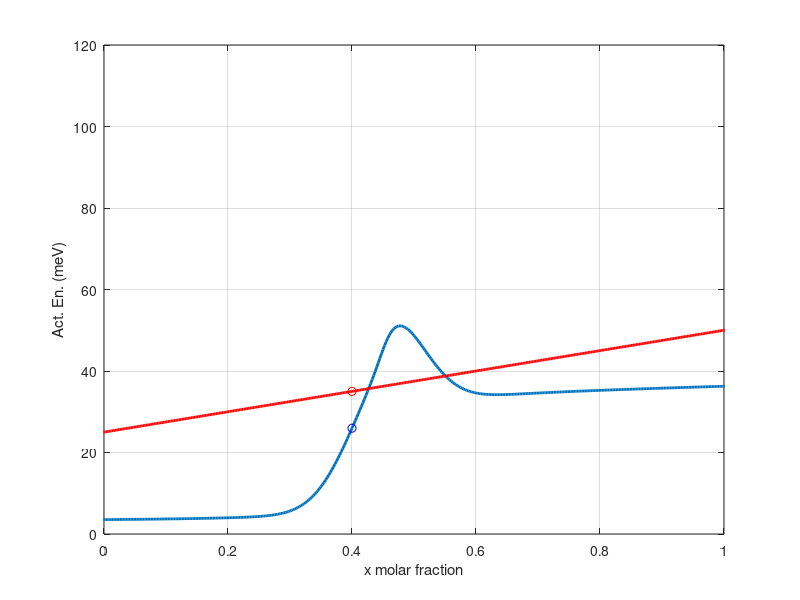

Write the MATLAB code that produced this figure.
XI=20;
XS=XI*.9;
n=pi/2;
lg=XI/6;
xP=0.4;

Dd=25;
Da=25;

iplot=1;

x0=2*XI*xP-XS;
xd0=(x0+XS)/(2*XI);
yd0=(n+atan(x0))/(n*2);
G0=exp(-((x0)/lg).^2);
Yd0=3+(1+xd0/8).*(yd0*30+Dd*G0);

Ya0=25+Da*xd0;


if iplot==1

x=-XI:.1:XI*1.2;
xd=(x+XS)/(2*XI);
yd=(n+atan(x))/(n*2);
G=exp(-((x)/lg).^2);
Yd=3+(1+xd/8).*(yd*30+G*Dd);
Ya=25+Da*xd;




h=figure, 
set(h,'pos',[1034         212         560         631])

plot(xd,Yd,'linewidth',2)
hold on, plot(xd0,Yd0,'bo')
plot(xd,Ya,'r','linewidth',2)
hold on, plot(xd0,Ya0,'ro')
grid
xlabel('x molar fraction')
ylabel('Act. En. (meV)')
xlim([0 1])
ylim([0 120])

end